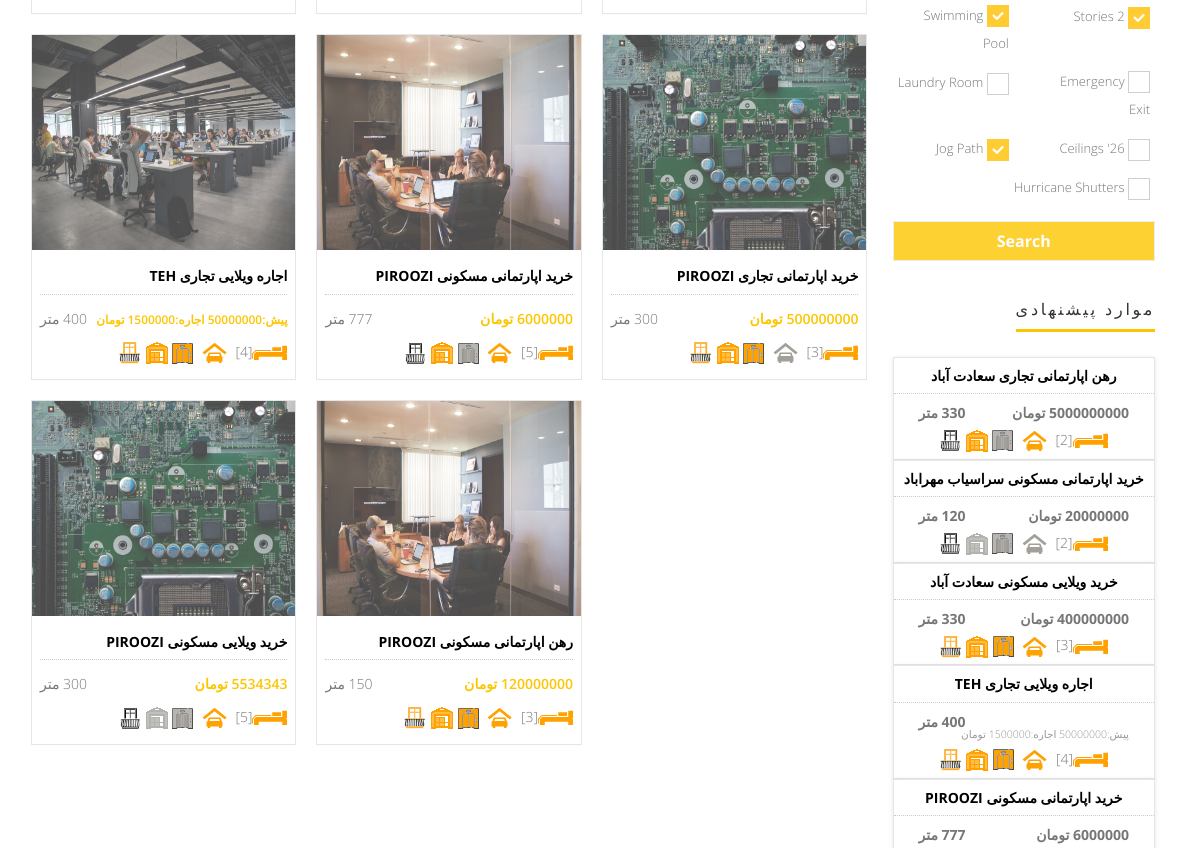
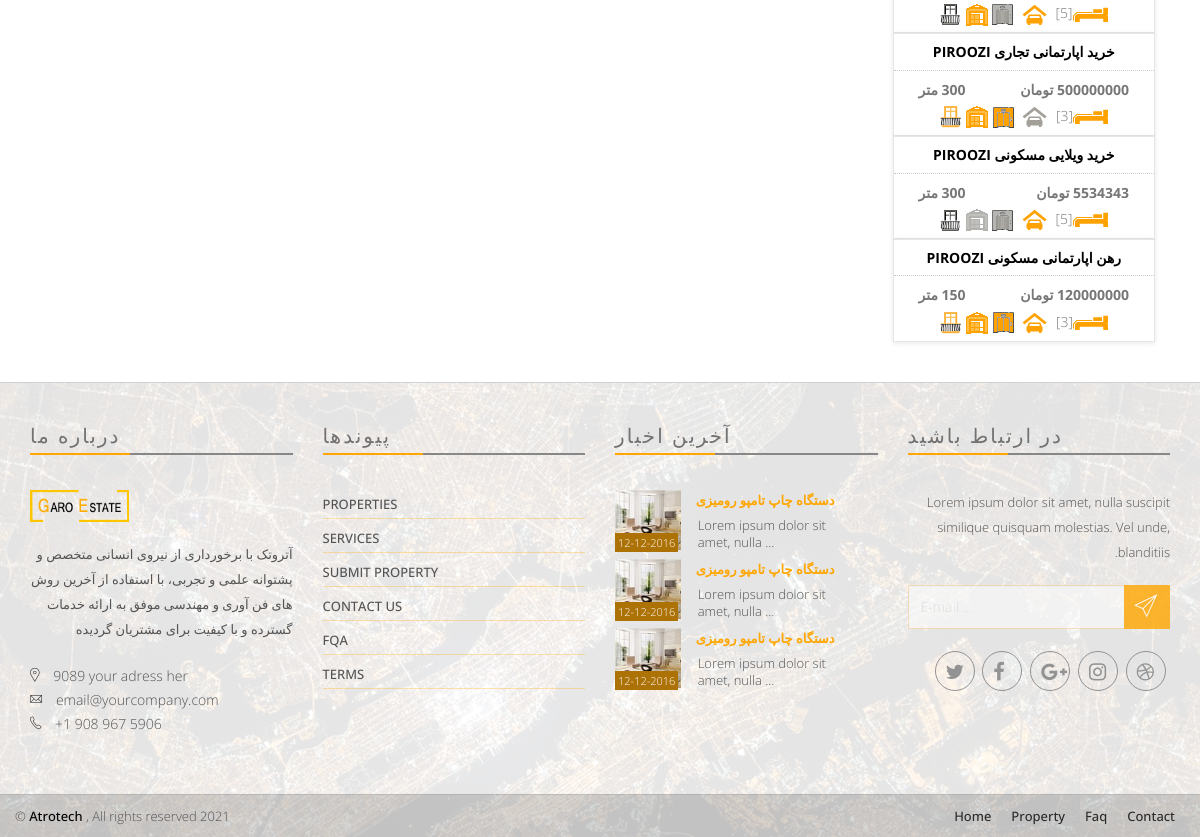
The page /items (lower part) on the database as committed earlier (2 pictures, top to bottom).
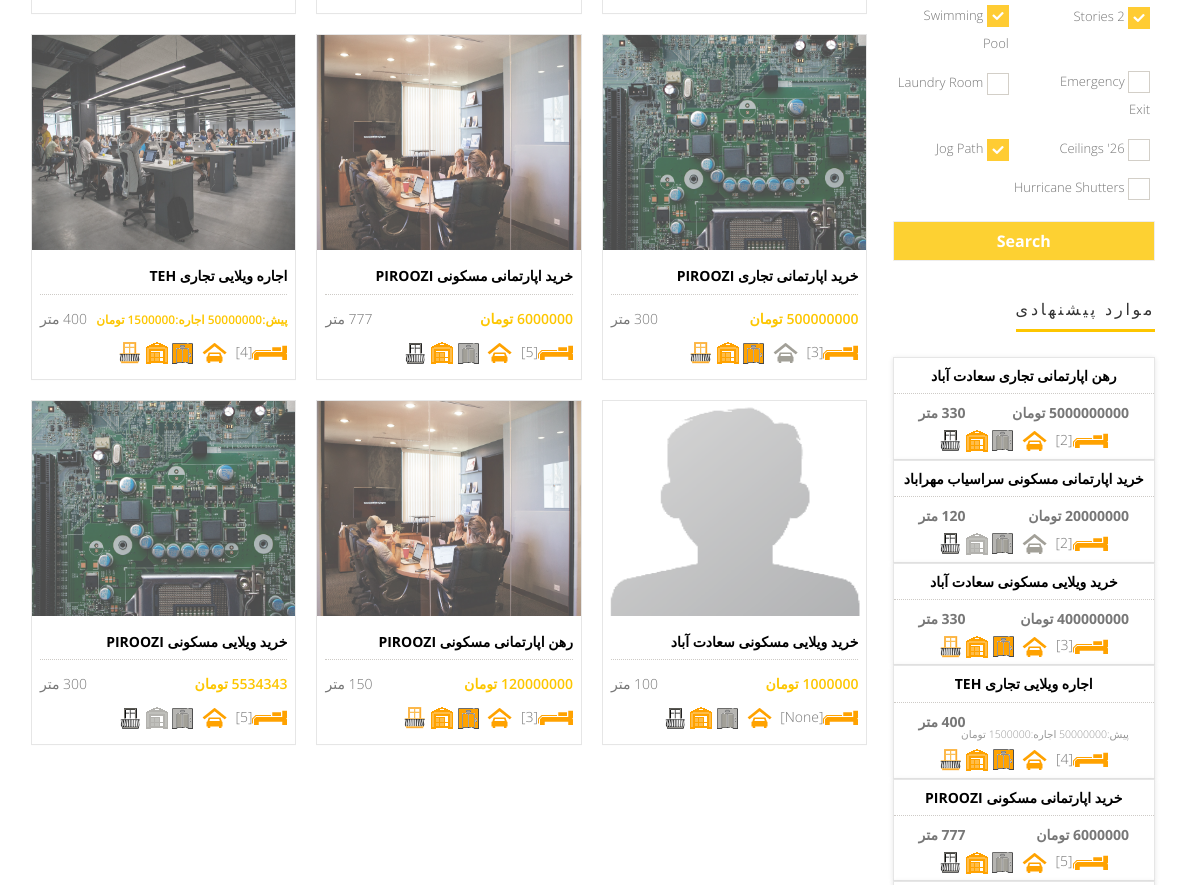
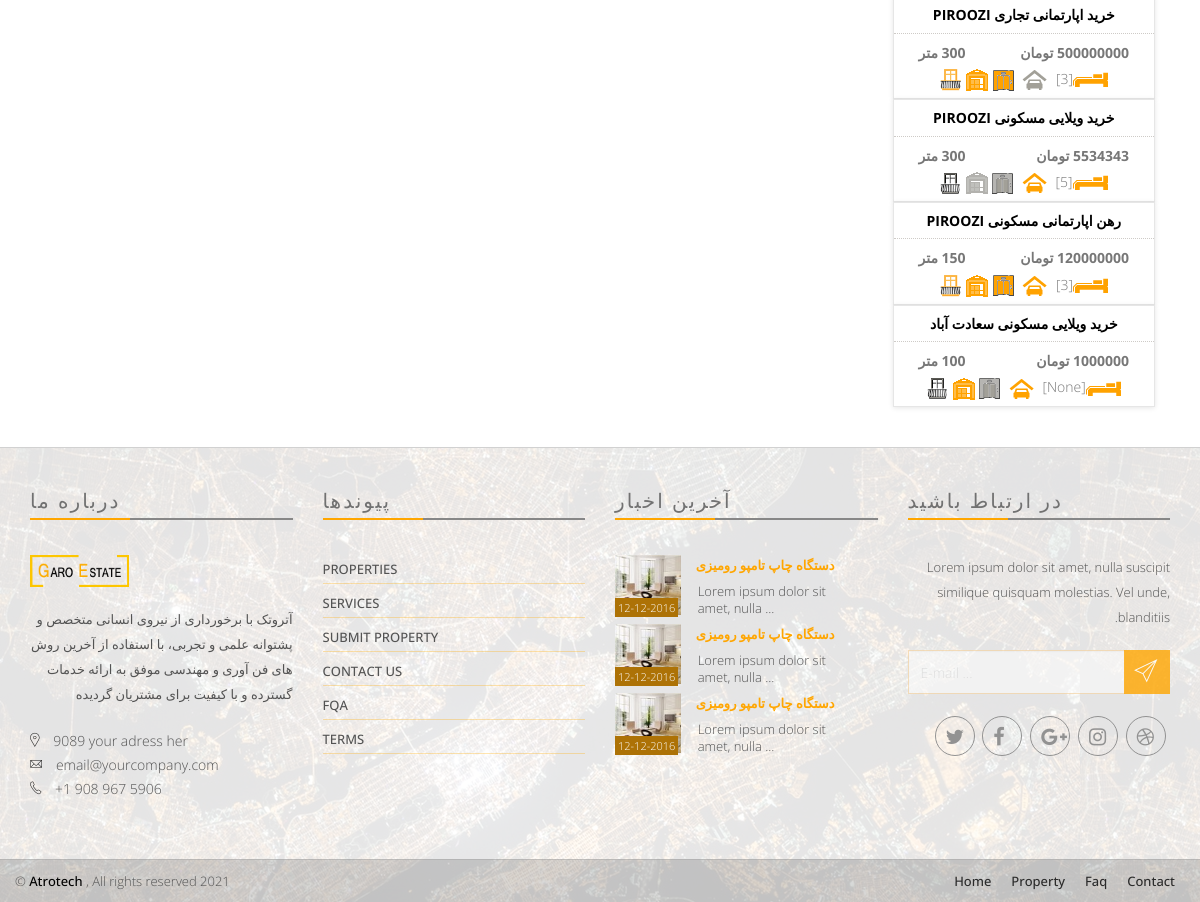
The same page on the database as committed later (2 pictures, top to bottom).
### app/models.py (models this page shows, shortened)
class Item(models.Model):
    CHOICES1 = ( ('اجاره','اجاره'), ('خرید','خرید'), ('رهن','رهن') )
    buy_status = models.CharField(max_length=10,choices=CHOICES1,verbose_name = "وضعیت خرید")
    CHOICES2 = ( ('مسکونی','مسکونی'), ('تجاری','تجاری') )
    estate_status = models.CharField(max_length=15,choices=CHOICES2,verbose_name = "وضعیت ملک")
    CHOICES3 = ( ('ویلایی','ویلایی'), ('اپارتمانی','اپارتمانی') )
    building_status = models.CharField(max_length=10,choices=CHOICES3,verbose_name = "وضعیت ساختمان")
    area_size = models.IntegerField(null=True,blank=True, verbose_name = "متراژ")
    room_qty = models.IntegerField(null=True,blank=True, verbose_name = "تعداد اتاق")
    building_age = models.IntegerField(null=True,blank=True, verbose_name = "سن بنا")
    parking = models.BooleanField(default=True, verbose_name = "پارکینگ" )
    storage_room = models.BooleanField(default=True, verbose_name = "انباری" )
    elevator = models.BooleanField(default=False, verbose_name = "آسانسور" )
    balcony = models.BooleanField(default=False, verbose_name = "بالکن" )
    deposit = models.IntegerField(null=True,blank=True, default='0', verbose_name = "پول پیش")
    rent = models.IntegerField(null=True,blank=True, default='0', verbose_name = "اجاره")
    price = models.IntegerField(null=True,blank=True, default='0', verbose_name = "قیمت خرید ")
    area = models.ForeignKey(Area, on_delete=models.CASCADE,null=True, blank=True,verbose_name = "منطقه")
    tags = models.ManyToManyField(Tags, blank=True,verbose_name = "برچسب")
    additional_information = models.TextField(max_length=1000,null=True, blank=True,verbose_name = "اطلاعات تکمیلی")
    date = models.DateField(null=True, blank=True, verbose_name = "تاریخ آگهی")
    image = models.ImageField(upload_to='media', default='media/Default.png', null=True, blank=True, verbose_name = "تصویر")
    class Meta:
        verbose_name = "ملک"
        verbose_name_plural = "املاک"
    def __str__(self):
        return str(self.buy_status +" "+ self.building_status +" "+ self.estate_status +" "+ self.area.name )
    def get_absolute_url(self):
        return reverse('app:items_detail',args=[self.id])

class Area(MPTTModel):
    name = models.CharField(max_length=200, unique=True, verbose_name = "نام")
    parent = TreeForeignKey('self', on_delete=models.CASCADE, null=True, blank=True, related_name='children',verbose_name = "والد")
    class MPTTMeta:
        level_attr = 'mptt_level'
        order_insertion_by = ['name']
    class Meta:
        verbose_name = "منطقه"
        verbose_name_plural = "مناطق"

### app/views.py (the view)
# urls.py: path('items', views.items, name='items'),
def items(request):
    items = models.Item.objects.all().order_by("-date")
    context = {'items':items}
    context['segment'] = 'items'
    html_template = loader.get_template( 'items.html' )
    return HttpResponse(html_template.render(context, request))

### templates/items.html (shortened to what this page needs)
{% extends "base.html" %}
{% load static %}
{% block content %}
<div class="properties-area recent-property" style="background-color: #FFF;">
    <div class="container">
        <div class="row">
            <div class="col-md-9 padding-top-40 properties-page">
                <div class="section clear">
                    <div id="list-type" class="proerty-th">
                      {% for Item in items %}
                        <div class="col-sm-6 col-md-4 p0">
                            <div class="box-two proerty-item">
                                <div class="item-thumb">
                                    <a href="property-1.html" ><img src="{{ Item.image.url }}"></a>
                                </div>
                                <div class="item-entry overflow" dir="rtl">
                                    <h6><a href="{{ Item.get_absolute_url }}"> {{ Item }} </a></h6>
                                    <div class="dot-hr"></div>
                                    <span class="pull-left"> {{ Item.area_size }} متر  </span>
                                    <span class="proerty-price pull-right">
                                      {% if Item.buy_status == 'خرید' %}
                                       <span class="proerty-price pull-right"> {{ Item.price }} تومان </span>
                                      {% elif Item.buy_status == 'رهن' %}
                                       <span class="proerty-price pull-right"> {{ Item.deposit }} تومان </span>
                                      {% elif Item.buy_status == 'اجاره' %}
                                      <small> <span class="proerty-price pull-right"> پیش:{{ Item.deposit }} اجاره:{{ Item.rent }} تومان</span> </small>
                                      {% endif %}
                                    </span>
                                    <div class="property-icon">
                                        <img src="{% static 'assets/img/icon/bed-orange.png' %}">[{{ Item.room_qty }}]
                                        {% if Item.parking %}
                                          <img src="{% static 'assets/img/icon/cars-orange.png' %}">
                                        {% else %}
                                          <img src="{% static 'assets/img/icon/cars.png' %}">
                                        {% endif %}
                                        {% if Item.elevator %}
                                          <img src="{% static 'assets/img/icon/elevator-orange.png' %}">
                                        {% else %}
                                          <img src="{% static 'assets/img/icon/elevator.png' %}">
                                        {% endif %}
                                        {% if Item.storage_room %}
                                          <img src="{% static 'assets/img/icon/warehouse-orange.png' %}">
                                        {% else %}
                                          <img src="{% static 'assets/img/icon/warehouse.png' %}">
                                        {% endif %}
                                        {% if Item.balcony %}
                                          <img src="{% static 'assets/img/icon/balcony-orange.png' %}">
                                        {% else %}
                                          <img src="{% static 'assets/img/icon/balcony.png' %}">
                                        {% endif %}
                                    </div>
                                </div>
                            </div>
                        </div>
                      {% endfor %}
                    </div>
                </div>
            </div>
            <div class="col-md-3 pl0 padding-top-40" dir="rtl">
                <div class="blog-asside-right pl0">
                    <div class="panel panel-default sidebar-menu wow fadeInRight animated" >
                        <div class="panel-body search-widget">
                            <form action="" class=" form-inline">
                                <fieldset class="padding-5">
                                    <div class="row">
                                        <div class="col-xs-6">
                                            <div class="checkbox">
                                                <label> <input type="checkbox" checked> Swimming Pool</label>
                                            </div>
                                        </div>
                                        <div class="col-xs-6">
                                            <div class="checkbox">
                                                <label> <input type="checkbox" checked> 2 Stories </label>
                                            </div>
                                        </div>
                                    </div>
                                </fieldset>
                                <fieldset class="padding-5">
                                    <div class="row">
                                        <div class="col-xs-6">
                                            <div class="checkbox">
                                                <label><input type="checkbox"> Laundry Room </label>
                                            </div>
                                        </div>
                                        <div class="col-xs-6">
                                            <div class="checkbox">
                                                <label> <input type="checkbox"> Emergency Exit</label>
                                            </div>
                                        </div>
                                    </div>
                                </fieldset>
                                <fieldset class="padding-5">
                                    <div class="row">
                                        <div class="col-xs-6">
                                            <div class="checkbox">
                                                <label>  <input type="checkbox" checked> Jog Path </label>
                                            </div>
                                        </div>
                                        <div class="col-xs-6">
                                            <div class="checkbox">
                                                <label>  <input type="checkbox"> 26' Ceilings </label>
                                            </div>
                                        </div>
                                    </div>
                                </fieldset>
                                <fieldset class="padding-5">
                                    <div class="row">
                                        <div class="col-xs-12">
                                            <div class="checkbox">
                                                <label>  <input type="checkbox"> Hurricane Shutters </label>
                                            </div>
                                        </div>
                                    </div>
                                </fieldset>
                                <fieldset >
                                    <div class="row">
                                        <div class="col-xs-12">
                                            <input class="button btn largesearch-btn" value="Search" type="submit">
                                        </div>
                                    </div>
                                </fieldset>
                            </form>
                        </div>
                    </div>
                    <div class="panel panel-default sidebar-menu wow fadeInRight animated" dir="rtl">
                        <div class="panel-heading">
                            <h3 class="panel-title"> موارد پیشنهادی </h3>
                        </div>
                        <div class="panel-body recent-property-widget">
                          <div class="row" dir="rtl" align="center">
                              {% for Item in items %}
                                  <div class="col-sm-12">
                                    <div class="box-two proerty-item">
                                        <div class="item-entry overflow" dir="rtl">
                                            <h6><a href="{{ Item.get_absolute_url }}"> {{ Item }} </a></h6>
                                            <div class="dot-hr"></div>
                                            <h6 style="padding: 1px 25px 1px;">
                                              <span class="pull-left"> {{ Item.area_size }} متر  </span>
                                              <span class="proerty-price pull-right">
                                                {% if Item.buy_status == 'خرید' %}
                                                 <span class="proerty-price pull-right"> {{ Item.price }} تومان </span>
                                                {% elif Item.buy_status == 'رهن' %}
                                                 <span class="proerty-price pull-right"> {{ Item.deposit }} تومان </span>
                                                {% elif Item.buy_status == 'اجاره' %}
                                                <small> <span class="proerty-price pull-right"> پیش:{{ Item.deposit }} اجاره:{{ Item.rent }} تومان</span> </small>
                                                {% endif %}
                                              </span>
                                            </h6>
                                            <div class="property-icon">
                                                <img src="{% static 'assets/img/icon/bed-orange.png' %}">[{{ Item.room_qty }}]
                                                {% if Item.parking %}
                                                  <img src="{% static 'assets/img/icon/cars-orange.png' %}">
                                                {% else %}
                                                  <img src="{% static 'assets/img/icon/cars.png' %}">
                                                {% endif %}
                                                {% if Item.elevator %}
                                                  <img src="{% static 'assets/img/icon/elevator-orange.png' %}">
                                                {% else %}
                                                  <img src="{% static 'assets/img/icon/elevator.png' %}">
                                                {% endif %}
                                                {% if Item.storage_room %}
                                                  <img src="{% static 'assets/img/icon/warehouse-orange.png' %}">
                                                {% else %}
                                                  <img src="{% static 'assets/img/icon/warehouse.png' %}">
                                                {% endif %}
                                                {% if Item.balcony %}
                                                  <img src="{% static 'assets/img/icon/balcony-orange.png' %}">
                                                {% else %}
                                                  <img src="{% static 'assets/img/icon/balcony.png' %}">
                                                {% endif %}
                                            </div>
                                        </div>
                                    </div>
                                </div>
                              {% endfor %}
                          </div>
                        </div>
                    </div>
                </div>
            </div>
        </div>
    </div>
</div>
{% endblock content %}

Rows that differ between the two databases and show on the page:
added Item: image (placeholder picture), buy_status+building_status+estate_status "خرید ویلایی مسکونی سعادت آباد", price "1000000", room_qty "None", parking True (drawn), elevator False (drawn), storage_room True (drawn), balcony False (drawn), area_size "100"
